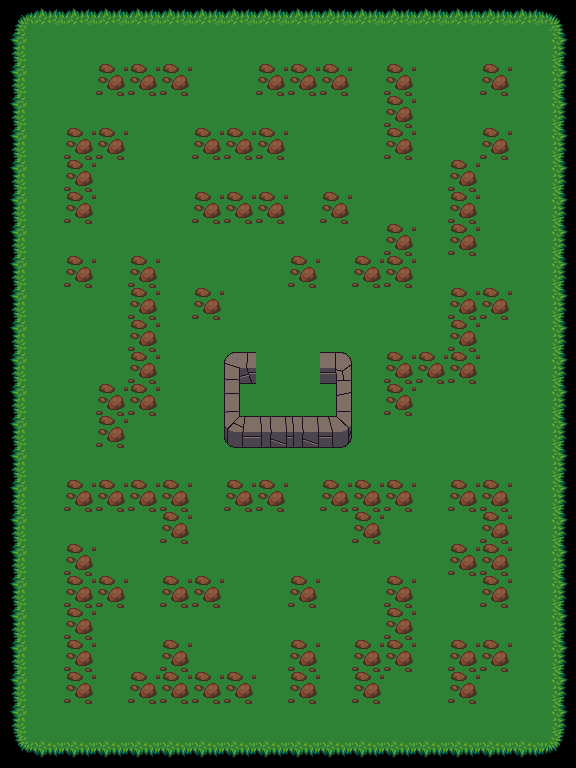

This game map was drawn from its Tiled (.tmx) file and the tilesets committed beside it. A one-line description and the trimmed map source follow:
An orthogonal 18x24 tile map with 32x32 px tiles, 2 tile layers (sols, murs).

<map version="1.0" tiledversion="1.1.3" orientation="orthogonal" renderorder="left-up" width="18" height="24" tilewidth="32" tileheight="32" infinite="0" nextobjectid="1">
 <tileset firstgid="1" name="map_1" tilewidth="32" tileheight="32" tilecount="1024" columns="32">
  <image source="map_1.png" trans="ffffff" width="1024" height="1024" />
 </tileset>
 <layer name="sols" width="18" height="24">
  <data>[432 cells, 352 non-empty, 1 distinct tile ids]</data>
 </layer>
 <layer name="murs" width="18" height="24">
  <data>[432 cells, 174 non-empty, 16 distinct tile ids]</data>
 </layer>
</map>
